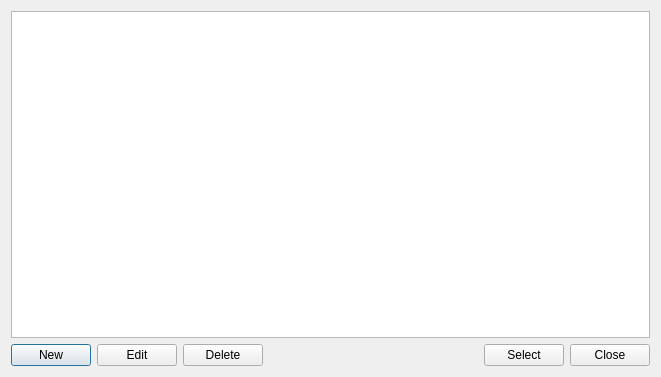
<?xml version="1.0" encoding="UTF-8"?>
<ui version="4.0">
 <class>SvDevModelsListDialog</class>
 <widget class="QDialog" name="SvDevModelsListDialog">
  <property name="geometry">
   <rect>
    <x>0</x>
    <y>0</y>
    <width>661</width>
    <height>377</height>
   </rect>
  </property>
  <property name="windowTitle">
   <string>Dialog</string>
  </property>
  <layout class="QVBoxLayout" name="verticalLayout">
   <item>
    <widget class="QTableView" name="tblModelsList"/>
   </item>
   <item>
    <layout class="QHBoxLayout" name="layoutButtons">
     <item>
      <widget class="QPushButton" name="bnNewModel">
       <property name="text">
        <string>New</string>
       </property>
      </widget>
     </item>
     <item>
      <widget class="QPushButton" name="bnEditModel">
       <property name="text">
        <string>Edit</string>
       </property>
      </widget>
     </item>
     <item>
      <widget class="QPushButton" name="bnDeleteModel">
       <property name="text">
        <string>Delete</string>
       </property>
      </widget>
     </item>
     <item>
      <spacer name="horizontalSpacer">
       <property name="orientation">
        <enum>Qt::Horizontal</enum>
       </property>
       <property name="sizeHint" stdset="0">
        <size>
         <width>40</width>
         <height>20</height>
        </size>
       </property>
      </spacer>
     </item>
     <item>
      <widget class="QPushButton" name="bnSelect">
       <property name="text">
        <string>Select</string>
       </property>
      </widget>
     </item>
     <item>
      <widget class="QPushButton" name="bnClose">
       <property name="text">
        <string>Close</string>
       </property>
      </widget>
     </item>
    </layout>
   </item>
  </layout>
 </widget>
 <resources/>
 <connections/>
</ui>
